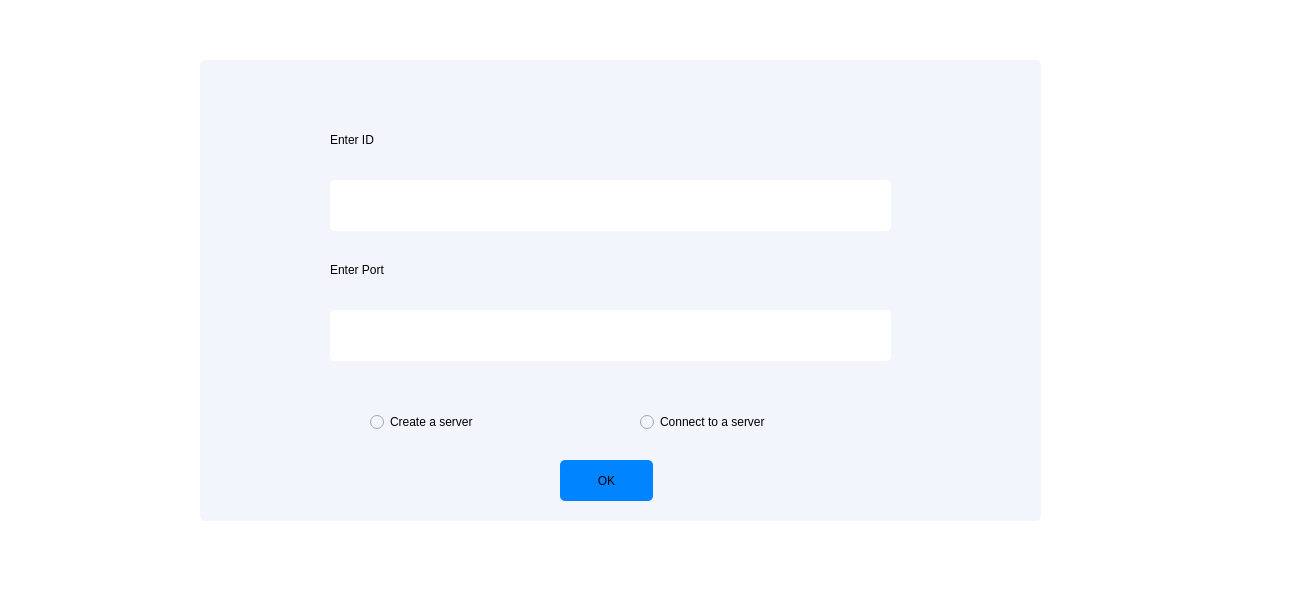
<?xml version="1.0" encoding="UTF-8"?>
<ui version="4.0">
 <class>MainWindow</class>
 <widget class="QMainWindow" name="MainWindow">
  <property name="geometry">
   <rect>
    <x>0</x>
    <y>0</y>
    <width>1309</width>
    <height>604</height>
   </rect>
  </property>
  <property name="windowTitle">
   <string>MainWindow</string>
  </property>
  <property name="styleSheet">
   <string notr="true">background-color: #ffffff;</string>
  </property>
  <widget class="QWidget" name="centralwidget">
   <widget class="QWidget" name="widget_2" native="true">
    <property name="geometry">
     <rect>
      <x>200</x>
      <y>60</y>
      <width>841</width>
      <height>461</height>
     </rect>
    </property>
    <property name="styleSheet">
     <string notr="true">border-radius: 5px;
background-color: #F2F6FC;</string>
    </property>
    <widget class="QLineEdit" name="lineEdit">
     <property name="geometry">
      <rect>
       <x>130</x>
       <y>120</y>
       <width>561</width>
       <height>51</height>
      </rect>
     </property>
     <property name="styleSheet">
      <string notr="true">background-color: #ffffff;
border: 1px #000000;
border-radius: 5px;</string>
     </property>
    </widget>
    <widget class="QLabel" name="label">
     <property name="geometry">
      <rect>
       <x>130</x>
       <y>70</y>
       <width>251</width>
       <height>20</height>
      </rect>
     </property>
     <property name="styleSheet">
      <string notr="true">font: italic 600 10pt &quot;UTM Avo&quot;;
border: none;</string>
     </property>
     <property name="text">
      <string>Enter ID</string>
     </property>
    </widget>
    <widget class="QLabel" name="label_2">
     <property name="geometry">
      <rect>
       <x>130</x>
       <y>200</y>
       <width>251</width>
       <height>20</height>
      </rect>
     </property>
     <property name="styleSheet">
      <string notr="true">font: italic 600 10pt &quot;UTM Avo&quot;;
border: none;</string>
     </property>
     <property name="text">
      <string>Enter Port</string>
     </property>
    </widget>
    <widget class="QLineEdit" name="lineEdit_2">
     <property name="geometry">
      <rect>
       <x>130</x>
       <y>250</y>
       <width>561</width>
       <height>51</height>
      </rect>
     </property>
     <property name="styleSheet">
      <string notr="true">background-color: #ffffff;
border: 1px #000000;
border-radius: 5px;</string>
     </property>
    </widget>
    <widget class="QRadioButton" name="radioButton">
     <property name="geometry">
      <rect>
       <x>170</x>
       <y>350</y>
       <width>181</width>
       <height>24</height>
      </rect>
     </property>
     <property name="styleSheet">
      <string notr="true">font:  600 10pt &quot;UTM Avo&quot;;
border: none;</string>
     </property>
     <property name="text">
      <string>Create a server</string>
     </property>
    </widget>
    <widget class="QRadioButton" name="radioButton_2">
     <property name="geometry">
      <rect>
       <x>440</x>
       <y>350</y>
       <width>221</width>
       <height>24</height>
      </rect>
     </property>
     <property name="styleSheet">
      <string notr="true">font:  600 10pt &quot;UTM Avo&quot;;
border: none;</string>
     </property>
     <property name="text">
      <string>Connect to a server</string>
     </property>
    </widget>
    <widget class="QPushButton" name="pushButton">
     <property name="geometry">
      <rect>
       <x>360</x>
       <y>400</y>
       <width>93</width>
       <height>41</height>
      </rect>
     </property>
     <property name="styleSheet">
      <string notr="true">font: 600 10pt &quot;UTM Avo&quot;;
border: none;
background-color: rgb(0, 132, 255);
border-radius: 5px;</string>
     </property>
     <property name="text">
      <string>OK</string>
     </property>
    </widget>
   </widget>
  </widget>
  <widget class="QMenuBar" name="menubar">
   <property name="geometry">
    <rect>
     <x>0</x>
     <y>0</y>
     <width>1309</width>
     <height>26</height>
    </rect>
   </property>
  </widget>
  <widget class="QStatusBar" name="statusbar"/>
 </widget>
 <resources/>
 <connections/>
</ui>
